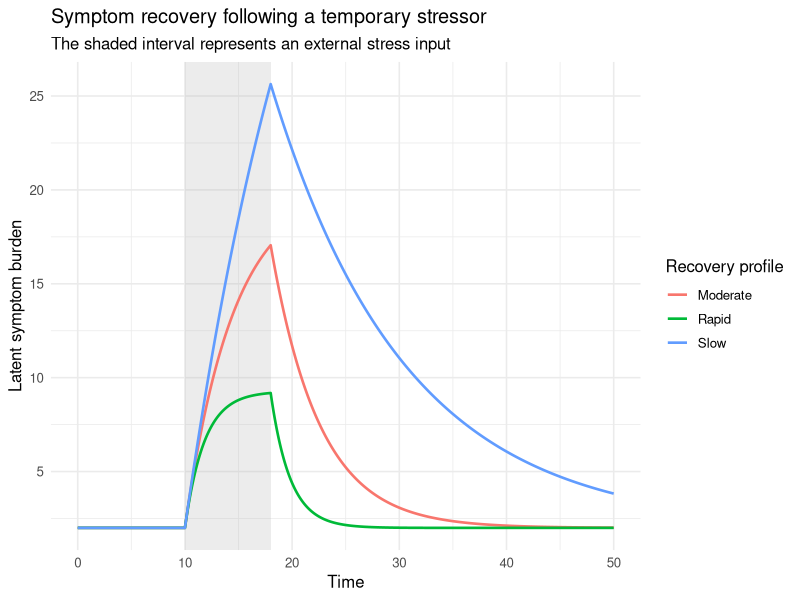
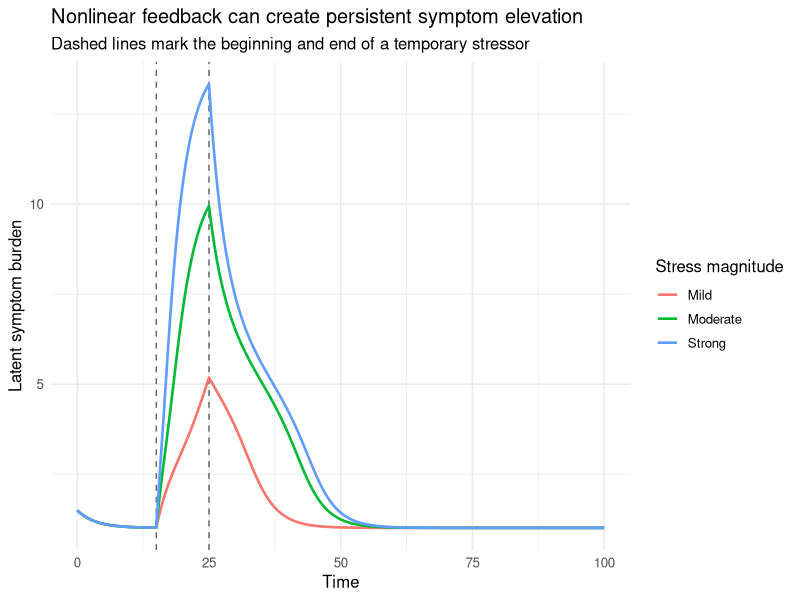
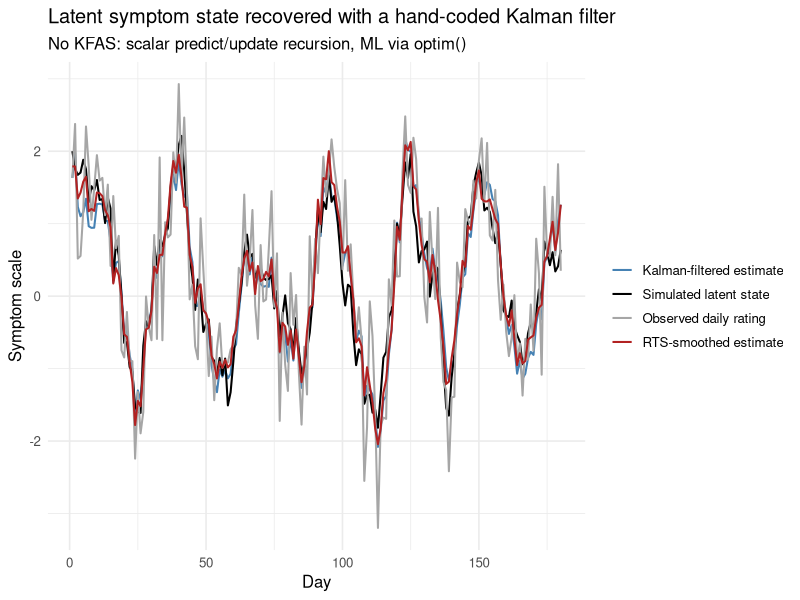
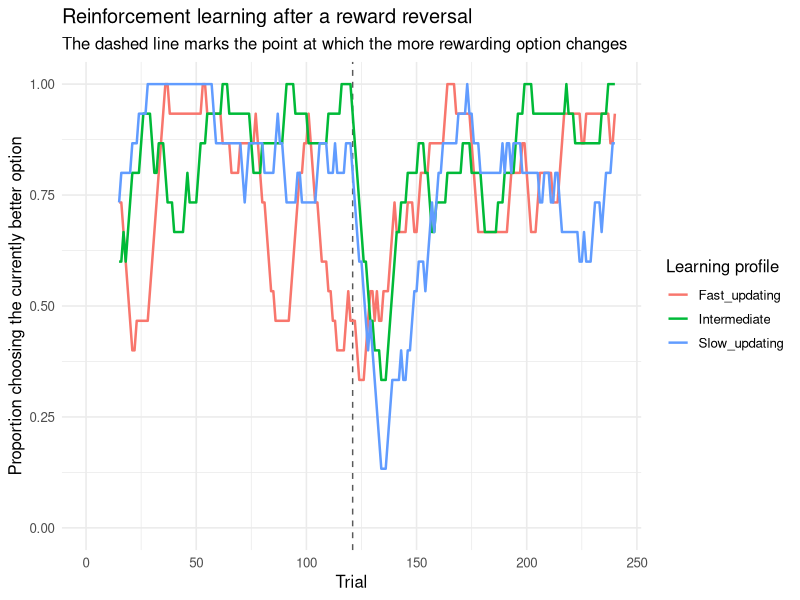
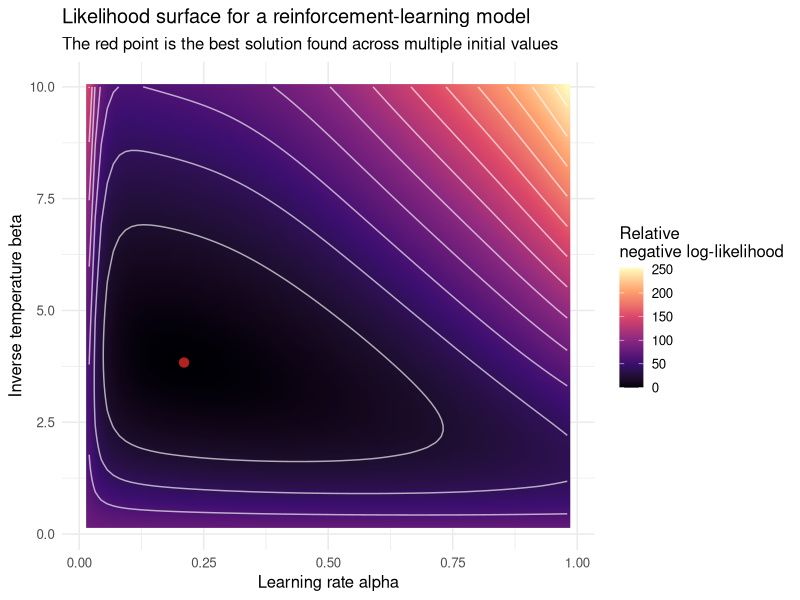

The R source for these figures, in order:
## ---- chunk 1
library(deSolve)
library(dplyr)
library(ggplot2)
library(tidyr)

symptom_rhs <- function(t, state, pars) {
  with(as.list(c(state, pars)), {
    stress_input <- ifelse(
      t >= stress_start & t < stress_end,
      stress_amplitude,
      0
    )

    ds <- -recovery_rate * (symptom - baseline) + stress_input

    list(c(symptom = ds))
  })
}

simulate_symptom <- function(recovery_rate,
                             baseline = 2,
                             stress_amplitude = 4,
                             stress_start = 10,
                             stress_end = 18,
                             initial_symptom = baseline,
                             times = seq(0, 50, by = 0.05)) {
  as.data.frame(
    ode(
      y = c(symptom = initial_symptom),
      times = times,
      func = symptom_rhs,
      parms = c(
        recovery_rate = recovery_rate,
        baseline = baseline,
        stress_amplitude = stress_amplitude,
        stress_start = stress_start,
        stress_end = stress_end
      ),
      method = "lsoda"
    )
  ) |>
    mutate(recovery_rate = recovery_rate)
}

recovery_values <- c(
  Rapid = 0.55,
  Moderate = 0.22,
  Slow = 0.08
)

symptom_df <- lapply(names(recovery_values), function(label) {
  simulate_symptom(
    recovery_rate = recovery_values[[label]]
  ) |>
    mutate(profile = label)
}) |>
  bind_rows()

stress_period <- tibble(
  start = 10,
  end = 18,
  ymin = -Inf,
  ymax = Inf
)

ggplot(symptom_df, aes(time, symptom, colour = profile)) +
  geom_rect(
    data = stress_period,
    aes(xmin = start, xmax = end, ymin = ymin, ymax = ymax),
    inherit.aes = FALSE,
    fill = "grey70",
    alpha = 0.25
  ) +
  geom_line(linewidth = 0.9) +
  labs(
    title = "Symptom recovery following a temporary stressor",
    subtitle = "The shaded interval represents an external stress input",
    x = "Time",
    y = "Latent symptom burden",
    colour = "Recovery profile"
  ) +
  theme_minimal(base_size = 12)
## ---- chunk 2
library(deSolve)
library(dplyr)
library(ggplot2)

feedback_symptom_rhs <- function(t, state, pars) {
  with(as.list(c(state, pars)), {
    stress_input <- ifelse(
      t >= stress_start & t < stress_end,
      stress_amplitude,
      0
    )

    feedback <- feedback_strength *
      symptom^hill_power /
      (feedback_threshold^hill_power + symptom^hill_power)

    ds <- -recovery_rate * (symptom - baseline) +
      feedback +
      stress_input

    list(c(symptom = ds))
  })
}

simulate_feedback_model <- function(stress_amplitude,
                                    times = seq(0, 100, by = 0.05)) {
  as.data.frame(
    ode(
      y = c(symptom = 1.5),
      times = times,
      func = feedback_symptom_rhs,
      parms = c(
        baseline = 1,
        recovery_rate = 0.32,
        feedback_strength = 1.7,
        feedback_threshold = 4.5,
        hill_power = 4,
        stress_amplitude = stress_amplitude,
        stress_start = 15,
        stress_end = 25
      ),
      method = "lsoda"
    )
  ) |>
    mutate(stress_amplitude = stress_amplitude)
}

stress_levels <- c(
  Mild = 0.7,
  Moderate = 1.5,
  Strong = 2.5
)

feedback_df <- lapply(names(stress_levels), function(label) {
  simulate_feedback_model(
    stress_amplitude = stress_levels[[label]]
  ) |>
    mutate(stressor = label)
}) |>
  bind_rows()

ggplot(feedback_df, aes(time, symptom, colour = stressor)) +
  geom_vline(
    xintercept = c(15, 25),
    linetype = "dashed",
    colour = "grey40"
  ) +
  geom_line(linewidth = 0.9) +
  labs(
    title = "Nonlinear feedback can create persistent symptom elevation",
    subtitle = "Dashed lines mark the beginning and end of a temporary stressor",
    x = "Time",
    y = "Latent symptom burden",
    colour = "Stress magnitude"
  ) +
  theme_minimal(base_size = 12)
## ---- chunk 3
library(dplyr)
library(ggplot2)
library(tibble)
library(tidyr)

set.seed(2026)

## ---- 1. Simulate the latent process and noisy observations -----------

n_days <- 180
days <- seq_len(n_days)

u <- scale(
  0.8 * sin(2 * pi * days / 28) +
    rnorm(n_days, mean = 0, sd = 0.8)
)[, 1]

a_true <- 0.88     # persistence
b_true <- 0.28     # effect of the covariate on the latent state
q_true <- 0.22^2   # process (innovation) variance
r_true <- 0.55^2   # measurement variance

x <- numeric(n_days)
x[1] <- 2

for (t in 2:n_days) {
  x[t] <- a_true * x[t - 1] + b_true * u[t - 1] + rnorm(1, sd = sqrt(q_true))
}

z <- x + rnorm(n_days, sd = sqrt(r_true))

sim_df <- tibble(
  day = days,
  u = u,
  latent_state = x,
  observed_rating = z
)

## ---- 2. Kalman filter, written explicitly, scalar arithmetic only ----
## No matrices, no packages: a, b, q, r are plain numbers. This is the
## textbook predict/update recursion for a scalar linear-Gaussian
## state-space model (Durbin & Koopman; Harvey 1989).

kalman_filter <- function(z, u, a, b, q, r, x0 = 0, P0 = 1e4) {
  n <- length(z)
  x_pred  <- numeric(n)   # predicted state mean,  x[t|t-1]
  P_pred  <- numeric(n)   # predicted state var,   P[t|t-1]
  x_filt  <- numeric(n)   # filtered state mean,   x[t|t]
  P_filt  <- numeric(n)   # filtered state var,    P[t|t]
  innov   <- numeric(n)   # one-step forecast error
  innov_var <- numeric(n) # variance of that error
  loglik  <- 0

  x_prev <- x0
  P_prev <- P0

  for (t in seq_len(n)) {
    ## --- predict step (state equation, eq. 6) ---
    if (t == 1) {
      x_pred[t] <- x_prev
      P_pred[t] <- P_prev
    } else {
      x_pred[t] <- a * x_filt[t - 1] + b * u[t - 1]
      P_pred[t] <- a^2 * P_filt[t - 1] + q
    }

    ## --- update step (observation equation, eq. 7) ---
    innov[t] <- z[t] - x_pred[t]
    innov_var[t] <- P_pred[t] + r
    K <- P_pred[t] / innov_var[t]                # Kalman gain

    x_filt[t] <- x_pred[t] + K * innov[t]
    P_filt[t] <- (1 - K) * P_pred[t]

    ## --- accumulate the Gaussian log-likelihood contribution ---
    loglik <- loglik - 0.5 * (log(2 * pi) + log(innov_var[t]) +
                                 innov[t]^2 / innov_var[t])
  }

  list(
    x_pred = x_pred, P_pred = P_pred,
    x_filt = x_filt, P_filt = P_filt,
    innov = innov, innov_var = innov_var,
    loglik = loglik
  )
}

## ---- 3. Rauch-Tung-Striebel smoother, also written explicitly --------

kalman_smoother <- function(kf, a) {
  n <- length(kf$x_filt)
  x_smooth <- numeric(n)
  P_smooth <- numeric(n)

  x_smooth[n] <- kf$x_filt[n]
  P_smooth[n] <- kf$P_filt[n]

  for (t in (n - 1):1) {
    J <- kf$P_filt[t] * a / kf$P_pred[t + 1]
    x_smooth[t] <- kf$x_filt[t] + J * (x_smooth[t + 1] - kf$x_pred[t + 1])
    P_smooth[t] <- kf$P_filt[t] + J^2 * (P_smooth[t + 1] - kf$P_pred[t + 1])
  }

  list(x_smooth = x_smooth, P_smooth = P_smooth)
}

## ---- 4. Maximum likelihood via optim() --------------------------------
## Unconstrained parameters are transformed so the optimizer can range
## over all of R^4 while a, q, r automatically stay in valid ranges.

negloglik <- function(par, z, u) {
  a <- plogis(par[1])     # keeps persistence in (0, 1)
  b <- par[2]             # unconstrained, any real effect size
  q <- exp(par[3])        # keeps process variance positive
  r <- exp(par[4])        # keeps measurement variance positive

  kf <- kalman_filter(z, u, a, b, q, r)
  -kf$loglik
}

start <- c(qlogis(0.7), 0, log(0.2^2), log(0.5^2))

fit <- optim(
  par = start,
  fn = negloglik,
  z = sim_df$observed_rating,
  u = sim_df$u,
  method = "BFGS",
  hessian = TRUE
)

a_hat <- plogis(fit$par[1])
b_hat <- fit$par[2]
q_hat <- exp(fit$par[3])
r_hat <- exp(fit$par[4])

recovered <- tibble(
  parameter = c("persistence (a)", "input effect (b)", "process var (q)", "measurement var (r)"),
  true_value = c(a_true, b_true, q_true, r_true),
  estimate = c(a_hat, b_hat, q_hat, r_hat)
)
print(recovered)

## ---- 5. Filtered and smoothed trajectories using the fitted params ---

kf_final <- kalman_filter(sim_df$observed_rating, sim_df$u, a_hat, b_hat, q_hat, r_hat)
ks_final <- kalman_smoother(kf_final, a_hat)

sim_df <- sim_df |>
  mutate(
    filtered_state = kf_final$x_filt,
    smoothed_state = ks_final$x_smooth
  )

## ---- 6. Plot ------------------------------------------------------------

plot_df <- sim_df |>
  select(day, latent_state, observed_rating, filtered_state, smoothed_state) |>
  pivot_longer(
    cols = c(latent_state, observed_rating, filtered_state, smoothed_state),
    names_to = "series",
    values_to = "value"
  )

ggplot(plot_df, aes(day, value, colour = series)) +
  geom_line(linewidth = 0.7) +
  scale_colour_manual(
    values = c(
      latent_state = "black",
      observed_rating = "grey65",
      filtered_state = "steelblue",
      smoothed_state = "firebrick"
    ),
    labels = c(
      latent_state = "Simulated latent state",
      observed_rating = "Observed daily rating",
      filtered_state = "Kalman-filtered estimate",
      smoothed_state = "RTS-smoothed estimate"
    )
  ) +
  labs(
    title = "Latent symptom state recovered with a hand-coded Kalman filter",
    subtitle = "No KFAS: scalar predict/update recursion, ML via optim()",
    x = "Day",
    y = "Symptom scale",
    colour = NULL
  ) +
  theme_minimal(base_size = 12)
## ---- chunk 4
library(dplyr)
library(ggplot2)
library(tidyr)
library(tibble)

softmax_probability <- function(values, inverse_temperature) {
  shifted_values <- values - max(values)
  weights <- exp(inverse_temperature * shifted_values)

  weights / sum(weights)
}

simulate_bandit <- function(learning_rate,
                            inverse_temperature,
                            n_trials = 240,
                            reversal_trial = 121,
                            seed = NULL) {
  if (!is.null(seed)) {
    set.seed(seed)
  }

  values <- c(option_a = 0, option_b = 0)

  results <- vector("list", n_trials)

  for (trial in seq_len(n_trials)) {
    reward_probabilities <- if (trial < reversal_trial) {
      c(option_a = 0.75, option_b = 0.25)
    } else {
      c(option_a = 0.25, option_b = 0.75)
    }

    choice_probabilities <- softmax_probability(
      values = values,
      inverse_temperature = inverse_temperature
    )

    choice <- sample(
      x = names(values),
      size = 1,
      prob = choice_probabilities
    )

    reward <- rbinom(
      n = 1,
      size = 1,
      prob = reward_probabilities[[choice]]
    )

    prediction_error <- reward - values[[choice]]

    values[[choice]] <- values[[choice]] +
      learning_rate * prediction_error

    results[[trial]] <- tibble(
      trial = trial,
      choice = choice,
      reward = reward,
      prediction_error = prediction_error,
      q_option_a = values[["option_a"]],
      q_option_b = values[["option_b"]],
      chose_currently_better_option =
        choice == names(which.max(reward_probabilities))
    )
  }

  bind_rows(results)
}

learning_profiles <- list(
  Slow_updating = list(alpha = 0.08, beta = 4),
  Intermediate = list(alpha = 0.25, beta = 4),
  Fast_updating = list(alpha = 0.60, beta = 4)
)

bandit_df <- lapply(names(learning_profiles), function(profile_name) {
  profile <- learning_profiles[[profile_name]]

  simulate_bandit(
    learning_rate = profile$alpha,
    inverse_temperature = profile$beta,
    seed = 100 + match(profile_name, names(learning_profiles))
  ) |>
    mutate(profile = profile_name)
}) |>
  bind_rows()

performance_df <- bandit_df |>
  group_by(profile) |>
  mutate(
    rolling_accuracy = stats::filter(
      as.numeric(chose_currently_better_option),
      rep(1 / 15, 15),
      sides = 1
    )
  ) |>
  ungroup()

ggplot(performance_df, aes(trial, rolling_accuracy, colour = profile)) +
  geom_vline(
    xintercept = 121,
    linetype = "dashed",
    colour = "grey35"
  ) +
  geom_line(linewidth = 0.85, na.rm = TRUE) +
  coord_cartesian(ylim = c(0, 1)) +
  labs(
    title = "Reinforcement learning after a reward reversal",
    subtitle = "The dashed line marks the point at which the more rewarding option changes",
    x = "Trial",
    y = "Proportion choosing the currently better option",
    colour = "Learning profile"
  ) +
  theme_minimal(base_size = 12)
## ---- chunk 5
library(dplyr)
library(ggplot2)
library(tibble)

negative_log_likelihood <- function(pars, data) {
  learning_rate <- plogis(pars[1])
  inverse_temperature <- exp(pars[2])

  values <- c(option_a = 0, option_b = 0)
  log_likelihood <- 0

  for (i in seq_len(nrow(data))) {
    probabilities <- softmax_probability(
      values = values,
      inverse_temperature = inverse_temperature
    )

    chosen_option <- data$choice[i]

    log_likelihood <- log_likelihood +
      log(pmax(probabilities[[chosen_option]], .Machine$double.eps))

    prediction_error <- data$reward[i] - values[[chosen_option]]

    values[[chosen_option]] <- values[[chosen_option]] +
      learning_rate * prediction_error
  }

  -log_likelihood
}

true_alpha <- 0.30
true_beta <- 3.5

estimation_data <- simulate_bandit(
  learning_rate = true_alpha,
  inverse_temperature = true_beta,
  n_trials = 300,
  reversal_trial = 151,
  seed = 42
)

starting_points <- expand.grid(
  alpha_start = c(0.08, 0.25, 0.60, 0.90),
  beta_start = c(0.8, 2, 5, 10)
)

fit_results <- lapply(seq_len(nrow(starting_points)), function(i) {
  start <- starting_points[i, ]

  fit <- optim(
    par = c(qlogis(start$alpha_start), log(start$beta_start)),
    fn = negative_log_likelihood,
    data = estimation_data,
    method = "BFGS"
  )

  tibble(
    convergence = fit$convergence,
    negative_log_likelihood = fit$value,
    estimated_alpha = plogis(fit$par[1]),
    estimated_beta = exp(fit$par[2])
  )
}) |>
  bind_rows()

best_fit <- fit_results |>
  filter(convergence == 0) |>
  slice_min(negative_log_likelihood, n = 1)

print(
  tibble(
    parameter = c("Learning rate alpha", "Inverse temperature beta"),
    true_value = c(true_alpha, true_beta),
    estimated_value = c(
      best_fit$estimated_alpha,
      best_fit$estimated_beta
    )
  )
)

likelihood_grid <- expand.grid(
  alpha = seq(0.02, 0.98, length.out = 80),
  beta = seq(0.2, 10, length.out = 80)
) |>
  rowwise() |>
  mutate(
    negative_log_likelihood = negative_log_likelihood(
      pars = c(qlogis(alpha), log(beta)),
      data = estimation_data
    )
  ) |>
  ungroup() |>
  mutate(
    relative_fit = negative_log_likelihood -
      min(negative_log_likelihood)
  )

ggplot(likelihood_grid, aes(alpha, beta, fill = relative_fit)) +
  geom_raster(interpolate = TRUE) +
  geom_contour(
    aes(z = relative_fit),
    colour = "white",
    alpha = 0.65
  ) +
  geom_point(
    data = best_fit,
    aes(
      x = estimated_alpha,
      y = estimated_beta
    ),
    inherit.aes = FALSE,
    colour = "firebrick",
    size = 2.8
  ) +
  scale_fill_viridis_c(
    option = "magma",
    name = "Relative\nnegative log-likelihood"
  ) +
  labs(
    title = "Likelihood surface for a reinforcement-learning model",
    subtitle = "The red point is the best solution found across multiple initial values",
    x = "Learning rate alpha",
    y = "Inverse temperature beta"
  ) +
  theme_minimal(base_size = 12)
